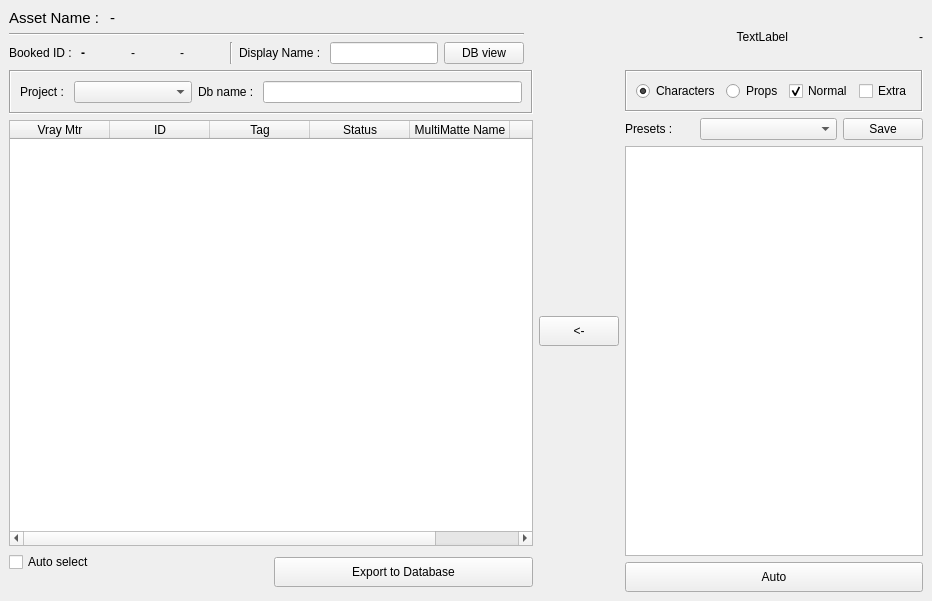
<?xml version="1.0" encoding="UTF-8"?>
<ui version="4.0">
 <class>matteExportWin</class>
 <widget class="QMainWindow" name="matteExportWin">
  <property name="geometry">
   <rect>
    <x>0</x>
    <y>0</y>
    <width>932</width>
    <height>601</height>
   </rect>
  </property>
  <property name="windowTitle">
   <string>PT MatteID Export</string>
  </property>
  <widget class="QWidget" name="centralwidget">
   <layout class="QVBoxLayout" name="verticalLayout_3">
    <item>
     <layout class="QHBoxLayout" name="horizontalLayout_4" stretch="4,1,1,1">
      <item>
       <layout class="QVBoxLayout" name="verticalLayout_4">
        <item>
         <layout class="QHBoxLayout" name="horizontalLayout_6" stretch="0,2">
          <item>
           <widget class="QLabel" name="label_28">
            <property name="font">
             <font>
              <pointsize>11</pointsize>
             </font>
            </property>
            <property name="text">
             <string>Asset Name : </string>
            </property>
           </widget>
          </item>
          <item>
           <widget class="QLabel" name="assetName_label">
            <property name="font">
             <font>
              <pointsize>11</pointsize>
             </font>
            </property>
            <property name="text">
             <string>-</string>
            </property>
           </widget>
          </item>
         </layout>
        </item>
        <item>
         <widget class="Line" name="line">
          <property name="orientation">
           <enum>Qt::Horizontal</enum>
          </property>
         </widget>
        </item>
        <item>
         <layout class="QGridLayout" name="gridLayout_13" columnstretch="0,1,1,1,0,1,0,1">
          <item row="0" column="0">
           <widget class="QLabel" name="label_29">
            <property name="font">
             <font>
              <pointsize>9</pointsize>
             </font>
            </property>
            <property name="text">
             <string>Booked ID : </string>
            </property>
           </widget>
          </item>
          <item row="0" column="5">
           <widget class="QLabel" name="label_30">
            <property name="text">
             <string>Display Name : </string>
            </property>
           </widget>
          </item>
          <item row="0" column="6">
           <widget class="QLineEdit" name="display_lineEdit">
            <property name="text">
             <string/>
            </property>
           </widget>
          </item>
          <item row="0" column="1">
           <widget class="QLabel" name="id_label">
            <property name="font">
             <font>
              <pointsize>9</pointsize>
              <weight>75</weight>
              <bold>true</bold>
             </font>
            </property>
            <property name="text">
             <string>-</string>
            </property>
           </widget>
          </item>
          <item row="0" column="2">
           <widget class="QLabel" name="status_label">
            <property name="text">
             <string>-</string>
            </property>
           </widget>
          </item>
          <item row="0" column="4">
           <widget class="Line" name="line_2">
            <property name="orientation">
             <enum>Qt::Vertical</enum>
            </property>
           </widget>
          </item>
          <item row="0" column="3">
           <widget class="QLabel" name="status2_label">
            <property name="text">
             <string>-</string>
            </property>
           </widget>
          </item>
          <item row="0" column="7">
           <widget class="QPushButton" name="dbView_pushButton">
            <property name="text">
             <string>DB view</string>
            </property>
           </widget>
          </item>
         </layout>
        </item>
       </layout>
      </item>
      <item>
       <spacer name="horizontalSpacer">
        <property name="orientation">
         <enum>Qt::Horizontal</enum>
        </property>
        <property name="sizeHint" stdset="0">
         <size>
          <width>40</width>
          <height>20</height>
         </size>
        </property>
       </spacer>
      </item>
      <item>
       <widget class="QLabel" name="logo2_label">
        <property name="text">
         <string>TextLabel</string>
        </property>
        <property name="alignment">
         <set>Qt::AlignRight|Qt::AlignTrailing|Qt::AlignVCenter</set>
        </property>
       </widget>
      </item>
      <item>
       <widget class="QLabel" name="logo_label">
        <property name="text">
         <string>-</string>
        </property>
        <property name="alignment">
         <set>Qt::AlignRight|Qt::AlignTrailing|Qt::AlignVCenter</set>
        </property>
       </widget>
      </item>
     </layout>
    </item>
    <item>
     <layout class="QHBoxLayout" name="horizontalLayout_5" stretch="2,0,1">
      <item>
       <layout class="QVBoxLayout" name="verticalLayout_2">
        <item>
         <widget class="QFrame" name="frame_2">
          <property name="frameShape">
           <enum>QFrame::Box</enum>
          </property>
          <property name="frameShadow">
           <enum>QFrame::Sunken</enum>
          </property>
          <layout class="QHBoxLayout" name="horizontalLayout_2" stretch="4,0,6">
           <item>
            <layout class="QHBoxLayout" name="horizontalLayout_3" stretch="0,2">
             <item>
              <widget class="QLabel" name="label_23">
               <property name="text">
                <string>Project : </string>
               </property>
              </widget>
             </item>
             <item>
              <widget class="QComboBox" name="project_comboBox"/>
             </item>
            </layout>
           </item>
           <item>
            <widget class="QLabel" name="label_48">
             <property name="text">
              <string>Db name : </string>
             </property>
            </widget>
           </item>
           <item>
            <widget class="QLineEdit" name="db_lineEdit">
             <property name="text">
              <string/>
             </property>
            </widget>
           </item>
          </layout>
         </widget>
        </item>
        <item>
         <widget class="QTableWidget" name="tableWidget">
          <column>
           <property name="text">
            <string>Vray Mtr</string>
           </property>
          </column>
          <column>
           <property name="text">
            <string>ID</string>
           </property>
          </column>
          <column>
           <property name="text">
            <string>Tag</string>
           </property>
          </column>
          <column>
           <property name="text">
            <string>Status</string>
           </property>
          </column>
          <column>
           <property name="text">
            <string>MultiMatte Name</string>
           </property>
          </column>
          <column>
           <property name="text">
            <string>Color</string>
           </property>
          </column>
         </widget>
        </item>
        <item>
         <layout class="QHBoxLayout" name="horizontalLayout_7">
          <item>
           <layout class="QGridLayout" name="gridLayout">
            <item row="0" column="0">
             <widget class="QCheckBox" name="select_checkBox">
              <property name="text">
               <string>Auto select</string>
              </property>
             </widget>
            </item>
            <item row="1" column="0">
             <widget class="QLabel" name="label">
              <property name="text">
               <string/>
              </property>
             </widget>
            </item>
           </layout>
          </item>
          <item>
           <layout class="QVBoxLayout" name="verticalLayout_7">
            <item>
             <widget class="QPushButton" name="export_pushButton">
              <property name="minimumSize">
               <size>
                <width>0</width>
                <height>30</height>
               </size>
              </property>
              <property name="text">
               <string>Export to Database</string>
              </property>
             </widget>
            </item>
           </layout>
          </item>
         </layout>
        </item>
       </layout>
      </item>
      <item>
       <layout class="QVBoxLayout" name="verticalLayout">
        <item>
         <spacer name="verticalSpacer">
          <property name="orientation">
           <enum>Qt::Vertical</enum>
          </property>
          <property name="sizeHint" stdset="0">
           <size>
            <width>20</width>
            <height>40</height>
           </size>
          </property>
         </spacer>
        </item>
        <item>
         <widget class="QPushButton" name="assign_pushButton">
          <property name="minimumSize">
           <size>
            <width>60</width>
            <height>30</height>
           </size>
          </property>
          <property name="text">
           <string>&lt;-</string>
          </property>
         </widget>
        </item>
        <item>
         <spacer name="verticalSpacer_2">
          <property name="orientation">
           <enum>Qt::Vertical</enum>
          </property>
          <property name="sizeHint" stdset="0">
           <size>
            <width>20</width>
            <height>40</height>
           </size>
          </property>
         </spacer>
        </item>
       </layout>
      </item>
      <item>
       <layout class="QVBoxLayout" name="verticalLayout_5">
        <item>
         <widget class="QFrame" name="dynamic_checkBox">
          <property name="frameShape">
           <enum>QFrame::Box</enum>
          </property>
          <property name="frameShadow">
           <enum>QFrame::Sunken</enum>
          </property>
          <layout class="QHBoxLayout" name="horizontalLayout">
           <item>
            <widget class="QRadioButton" name="char_radioButton">
             <property name="text">
              <string>Characters</string>
             </property>
             <property name="checked">
              <bool>true</bool>
             </property>
            </widget>
           </item>
           <item>
            <widget class="QRadioButton" name="prop_radioButton">
             <property name="text">
              <string>Props</string>
             </property>
            </widget>
           </item>
           <item>
            <widget class="QCheckBox" name="normal_checkBox">
             <property name="text">
              <string>Normal</string>
             </property>
             <property name="checked">
              <bool>true</bool>
             </property>
            </widget>
           </item>
           <item>
            <widget class="QCheckBox" name="extra_checkBox">
             <property name="text">
              <string>Extra</string>
             </property>
            </widget>
           </item>
          </layout>
         </widget>
        </item>
        <item>
         <layout class="QHBoxLayout" name="horizontalLayout_10" stretch="1,2,0">
          <item>
           <widget class="QLabel" name="label_2">
            <property name="text">
             <string>Presets : </string>
            </property>
           </widget>
          </item>
          <item>
           <widget class="QComboBox" name="preset_comboBox"/>
          </item>
          <item>
           <widget class="QPushButton" name="save_pushButton">
            <property name="text">
             <string>Save</string>
            </property>
           </widget>
          </item>
         </layout>
        </item>
        <item>
         <widget class="QListWidget" name="preset_listWidget"/>
        </item>
        <item>
         <widget class="QPushButton" name="auto_pushButton">
          <property name="minimumSize">
           <size>
            <width>0</width>
            <height>30</height>
           </size>
          </property>
          <property name="text">
           <string>Auto</string>
          </property>
         </widget>
        </item>
       </layout>
      </item>
     </layout>
    </item>
   </layout>
  </widget>
  <widget class="QMenuBar" name="menubar">
   <property name="geometry">
    <rect>
     <x>0</x>
     <y>0</y>
     <width>932</width>
     <height>21</height>
    </rect>
   </property>
  </widget>
 </widget>
 <resources/>
 <connections/>
</ui>
